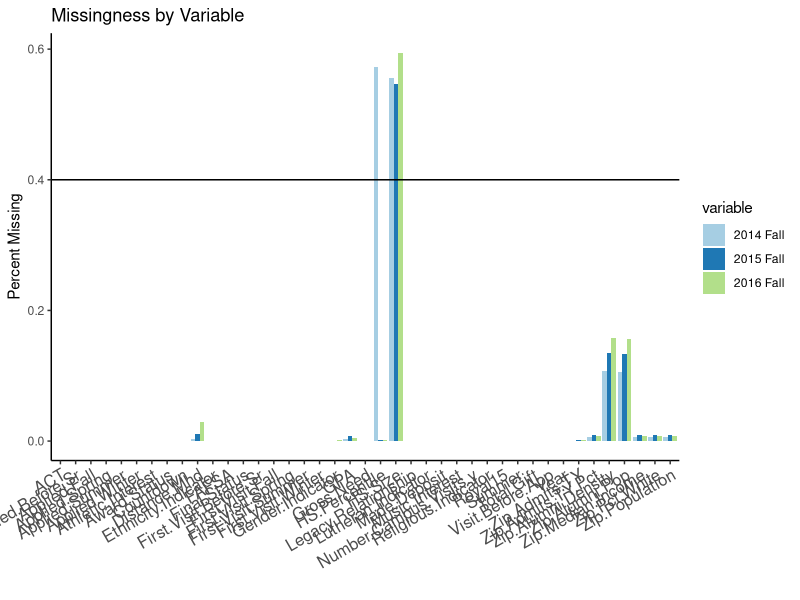
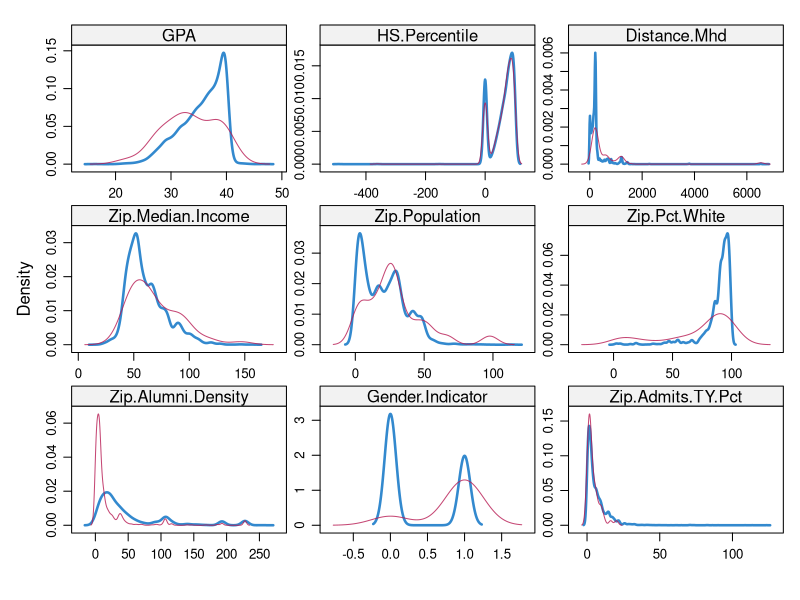

Reproduce these figures in R, in order.
setwd("/Users/kwalker/git_projects/yield")
data <- read.csv("min_factors.csv", stringsAsFactors=FALSE)

# helpful: http://www.ats.ucla.edu/stat/r/dae/logit.htm

library(reshape2)
library(ggplot2)
library(mice)
library(lattice)

# handle missing values
data$Year <- factor(data$Year)
missing <- data.frame(var=names(data))
for(u in levels(data$Year)) {
    subset <- data[data$Year==u, ]
    miss <- data.frame(var=names(subset))
    for(g in seq_along(data)) { miss$NAs[g] <- round(sum(is.na(subset[,g]))/length(subset[,g]),4)  }
    missing <- cbind(missing, miss$NAs)
}
colnames(missing) <- c("Variable", levels(data$Year))
missing2 <- melt(missing, id="Variable")
ggplot(missing2, aes(Variable, value)) + geom_bar(stat="identity", position="dodge", aes(fill=variable)) +
    scale_fill_brewer(palette="Paired") + ylab("Percent Missing") + xlab("") + theme_classic() + geom_hline(yintercept=.4) + 
    theme(axis.text.x = element_text(angle=30, hjust=1, size=12)) + labs(title="Missingness by Variable")

# check for collinearity
collin <- round(cor(data[,2:41], use = "pair"), 2) 
# total gift + FAFSA + award status; summer and made.deposit + final.status

data1fit <- data[ , -c(6,9,16,18,24,30)] # drop hs size, made deposit, award status, counts, summer o

# impute missing values
tempData <- mice(data1fit, m=1, maxit=50, meth='pmm', seed=500)
summary(tempData)
densityplot(tempData)
data1fit.imp <- complete(tempData, 1)

# fix binomial issues
for(j in c(2,8:14,25)) data1fit.imp[,j] <- round(data1fit.imp[,j])

# test and train sets
smp_size <- floor(0.75 * nrow(data1fit.imp))
set.seed(3333)
train_ind <- sample(seq_len(nrow(data1fit.imp)), size = smp_size)
#train1 <- data1fit.imp[train_ind, ]
#test1 <- data1fit.imp[-train_ind, ]

train1 <- data1fit.imp[data1fit.imp$Year!="2016 Fall", ]
test1 <- data1fit.imp[data1fit.imp$Year=="2016 Fall", ]

# fit model
fit1g <- glm(Final.Status ~ ., train1[,-1], family="binomial")
fit1gs <- step(fit1g, direction="both", trace=0)

fit1gs2 <- glm(formula = Final.Status ~ ACT + GPA + Royal15 + 
                   Number.Campus.Visits.y + Total.Gift + Gross.Need + Distance.Mhd + 
                   Zip.Median.Income + Zip.Alumni.Density + Legacy.Relationship + 
                   Ethnicity.Indicator + Lutheran.Indicator + 
                   Visit.Before.App + FAFSA + Applied.Summer + 
                   Applied.Fall + Applied.Winter + Applied.Before.Sr + First.Visit.Before.Sr + 
                   First.Visit.Fall + First.Visit.Winter + First.Visit.Spring + 
                   First.Visit.Summer, family = "binomial", data = train1[,-1])

fit1gs3 <- glm(formula = Final.Status ~ ACT + GPA + Royal15 + 
                   Number.Campus.Visits.y + Total.Gift + Gross.Need + Distance.Mhd + 
                   Zip.Median.Income + Zip.Alumni.Density + Legacy.Relationship + 
                   Ethnicity.Indicator + Lutheran.Indicator + 
                   Visit.Before.App + FAFSA, family = "binomial", data = train1[,-1])

coef1 <- exp(cbind(Odds.Ratio = coef(fit1gs2), confint(fit1gs2)))

test1$Predictions_raw <- unlist(predict(fit1gs2, test1, type="response"))
test1$Predictions <- unlist(round(test1$Predictions_raw))

table(test1$Predictions, test1$Final.Status)

for(u in seq_along(test1$Predictions)){
    if(test1$Predictions[u] == test1$Final.Status[u]) { test1$Correct[u] <- "Correct" 
    } else if(test1$Predictions[u]==1) { test1$Correct[u] <- "False Positive"
    } else if(test1$Predictions[u]==0) { test1$Correct[u] <- "False Negative"
    }
}
test1$Correct <- unlist(test1$Correct)
table(test1$Correct) 



